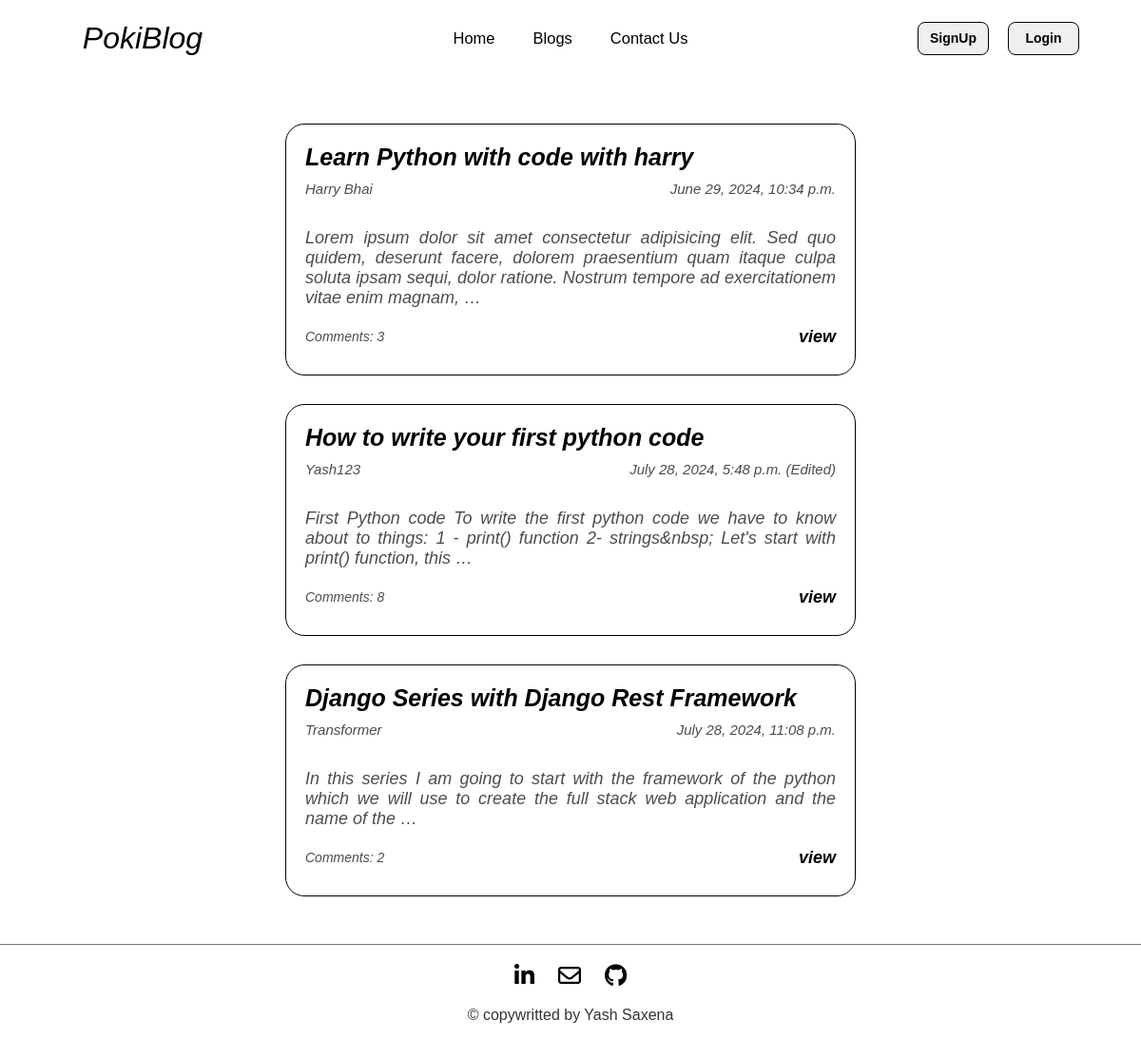
The page /blogs/ on the database as committed earlier.
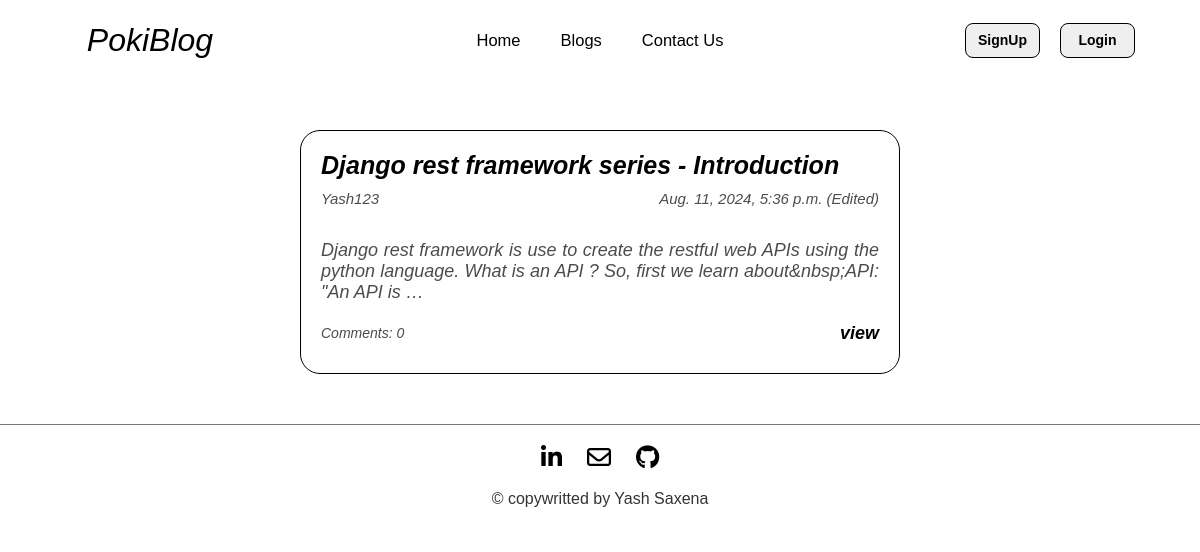
The same page on the database as committed later.
### blog/models.py (models this page shows)
class Blog(models.Model):
    title = models.CharField(max_length=150)
    content = HTMLField()
    created_at = models.DateTimeField(default=datetime.datetime.now(),blank=True)
    comments = models.TextField()
    author = models.CharField(max_length=150)
    updated_at = models.DateTimeField(default=datetime.datetime.now())
    comments_count = models.IntegerField(default=0)
    is_updated = models.BooleanField(default=False)

### blog/views.py (the view)
# urls.py: path('blogs/',views.Blogs,name='blogs'),
def Blogs(request):
    status,show = is_loggedin(request)
    blogs = Blog.objects.all()
    return render(request,'blog/blogs.html',{"blogs":blogs,'show':show,'status':status})

### blog/views.py (called while the page is built)
def is_loggedin(request):
    status = request.user.is_authenticated
    if status:
        show = request.user.username[0].upper()
    else:
        show = None
    return status,show

### blog/templates/blog/blogs.html (shortened to what this page needs)
{% extends "base.html" %}
{% load static %}
{% block style %}
{{ block.super }}
<link rel="stylesheet" href="{% static 'blog/css/blogs.css' %}">
{% endblock style %}
{% block content %}
<main class="main-container">
    <div class='blog-container'>
    {% if blogs %}
    {% for blog in blogs %}
        <div class="blog">
            <a href="{% url 'blogdetail' blog.id %}"><p class='blog-title'>{{blog.title|truncatewords:8}}</p></a>
            <div class='blog-author'>
                <p>{{blog.author}}</p>
                {% if blog.is_updated %}
                    <p>{{blog.updated_at}} (Edited)</p>
                {% else %}
                    <p>{{blog.created_at}}</p>
                {% endif %}
            </div>
            <p class='blog-content'>{{blog.content|truncatewords:30|striptags}}</p>
            <div class='view'>
                <p class='comment'>Comments: {{blog.comments_count}}</p>
                <a href="{% url 'blogdetail' blog.id %}">view</a>
            </div>
        </div>
    {% endfor %}
    {% else %}
        <p class='no-blog'>No Blogs Avialable Now...</p>
    {% endif %}
    </div>
    {% include "footer.html" %}
</main>
{% endblock content %}

### templates/base.html (shortened to what this page needs)
{% load static %}
<!DOCTYPE html>
<html lang="en">
<head>
    {% block style %}
        <link rel="stylesheet" href="{% static 'blog/css/style.css' %}">
        <link rel="stylesheet" href="https://cdnjs.cloudflare.com/ajax/libs/font-awesome/6.5.2/css/all.min.css" />
    {% endblock style %}
</head>
<body>
    <div class="main-container">
        <nav class="navbar">
            <div class="logo">
                <a href="{% url 'home' %}"><p>PokiBlog</p></a>
            </div>
            <div class="content">
                <a href="{% url 'home' %}" class="navigation">
                    <p>Home</p>
                </a>
                <a href="{% url 'blogs' %}" class="navigation">
                    <p>Blogs</p>
                </a>
                <a href="{% url 'contactus' %}" class="navigation">
                    <p>Contact Us</p>
                </a>
            </div>
           {% include "buttons.html" %}
        </nav>
        {% block content %}{% endblock content %}
    </div>
</body>
</html>

### templates/buttons.html (shortened to what this page needs)
<div class="buttons">
  {% if status %}
  <div class="firsts">
    <div class="user">
      <p>{{show}}</p>
    </div>
    <div class="dashcontainer">
      <a href="{% url 'profile' %}">Profile</a>
      <a href="{% url 'dashboard' %}">Dashboard</a>
      <a href="{% url 'logout' %}">Logout</a>
    </div>
  </div>
  {% else %}
  <div class="signup">
    <a href="{% url 'signup' %}"><button>SignUp</button></a>
  </div>
  <div class="login">
    <a href="{% url 'login' %}"><button>Login</button></a>
  </div>
  {% endif %}
</div>

### templates/footer.html
<footer class="footer">
    <div class='icons'>
        <a href="https://www.linkedin.com/in/yash-saxena-1935bb226" target='blank' class="icon"><i class="fa-brands fa-linkedin-in"></i></a>
        <a href="mailto:yashsaxena210403@gmail.com" class="icon" target='blank'><i class="fa-regular fa-envelope"></i></a>
        <a href="https://github.com/YASHSAXEN" class="icon" target='blank'><i class="fa-brands fa-github"></i></a>
    </div>
    <div>
        <p>&copy; copywritted by Yash Saxena</p>
    </div>
</footer>

### blog/static/blog/css/style.css (style rules this page uses)
* { padding: 0px; margin: 0px; box-sizing: border-box; }
a { text-decoration: none; }
.main-container { width: 100vw; height: 100vh; max-height: max-content; }
.navbar { width: 100%; height: 80px; display: flex; background-color: white; color: white; overflow-x: hidden; }
.navbar a { color:black; }
.logo { width: 25%; height: 100%; display: flex; justify-content: center; align-items: center; }
.logo a p { font-family:'Trebuchet MS', 'Lucida Sans Unicode', 'Lucida Grande', 'Lucida Sans', Arial, sans-serif; font-size: 32px; font-style:italic; }
.content { width: 50%; height: 100%; display: flex; justify-content: center; align-items: center; gap: 40px; }
.content a p { font-family:'Trebuchet MS', 'Lucida Sans Unicode', 'Lucida Grande', 'Lucida Sans', Arial, sans-serif; font-size: 16.5px; transition:color; transition-duration: 0.5s; }
.buttons { width: 25%; height: 100%; display: flex; justify-content: center; align-items: center; gap: 20px; }
.buttons div { height: 100%; width: 25%; display: flex; justify-content: center; align-items: center; }
.buttons div a { width: 100%; cursor: pointer; }
.buttons div a button { width: 100%; height: 35px; border: 0.1px solid black; border-radius: 8px; font-family: 'Trebuchet MS', 'Lucida Sans Unicode', 'Lucida Grande', 'Lucida Sans', Arial, sans-serif; font-size: 14px; font-weight: 900; transition: all; transition-duration: 0.4s; cursor: pointer; }
.footer { width: 100%; height: 100px; display: flex; flex-direction: column; gap: 20px; align-items: center; border-top: 1px solid rgba(0, 0, 0, 0.53); padding: 20px; }
.icons { display: flex; gap: 25px; }
.icons a { color: black; }
.icons a i { font-size: 24px; }
.footer p { font-family: 'Trebuchet MS', 'Lucida Sans Unicode', 'Lucida Grande', 'Lucida Sans', Arial, sans-serif; opacity: 0.8; }

### blog/static/blog/css/blogs.css (style rules this page uses)
.main-container { width: 100%; height: max-content; max-height: max-content; }
.blog-container { width: 100%; height: max-content; display: flex; flex-direction: column; align-items: center; gap: 30px; margin-top: 50px; margin-bottom: 50px; }
.blog { width: 50%; border: 1px solid black; padding: 20px; max-height: max-content; display: flex; flex-direction: column!important; gap: 10px; border-radius: 20px; }
.blog-title { font-family: 'Trebuchet MS', 'Lucida Sans Unicode', 'Lucida Grande', 'Lucida Sans', Arial, sans-serif; font-size: 25px; font-weight: 900; font-style: italic; color: black; }
.blog-author { width: 100%; height: 20px; display: flex; justify-content: space-between; }
.blog-author p { opacity: 0.7; font-family: 'Trebuchet MS', 'Lucida Sans Unicode', 'Lucida Grande', 'Lucida Sans', Arial, sans-serif; font-size: 15px; font-style: italic; }
.blog-content { margin-top: 20px; width: 100%; text-align: justify!important; font-family: 'Trebuchet MS', 'Lucida Sans Unicode', 'Lucida Grande', 'Lucida Sans', Arial, sans-serif!important; font-size: 18px!important; font-style: italic!important; opacity: 0.7!important; }
.view { width: 100%; height: 40px; display: flex; justify-content: space-between; align-items: center; font-family: 'Trebuchet MS', 'Lucida Sans Unicode', 'Lucida Grande', 'Lucida Sans', Arial, sans-serif; }
.comment { font-size: 14px; opacity: 0.7; font-style: italic; }
.view a { font-size: 18px; font-style: italic; font-weight: bold; color: black; }

Rows that differ between the two databases and show on the page:
removed Blog: title "Learn Python with code with harry", author "Harry Bhai", created_at "June 29, 2024, 10:34 p.m.", content "Lorem ipsum dolor sit amet consectetur adipisicing elit. Sed quo quidem, deserunt facere, dolorem praesentium quam itaque culpa soluta ipsam sequi, dolor ratione. Nostrum tempore ad exercitationem vitae enim magnam, …", comments_count "3"
removed Blog: title "How to write your first python code", author "Yash123", updated_at "July 28, 2024, 5:48 p.m.", content "First Python code To write the first python code we have to know about to things: 1 - print() function 2- strings&nbsp; Let's start with print() function, this …", comments_count "8"
removed Blog: title "Django Series with Django Rest Framework", author "Transformer", created_at "July 28, 2024, 11:08 p.m.", content "In this series I am going to start with the framework of the python which we will use to create the full stack web application and the name of the …", comments_count "2"
added Blog: title "Django rest framework series - Introduction", author "Yash123", updated_at "Aug. 11, 2024, 5:36 p.m.", content "Django rest framework is use to create the restful web APIs using the python language. What is an API ? So, first we learn about&nbsp;API: \"An API is …", comments_count "0"
